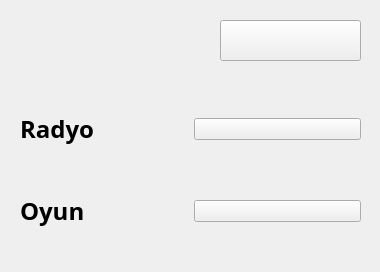
<?xml version="1.0" encoding="UTF-8"?>
<ui version="4.0">
 <class>MainWindow</class>
 <widget class="QWidget" name="MainWindow">
  <property name="geometry">
   <rect>
    <x>0</x>
    <y>0</y>
    <width>380</width>
    <height>272</height>
   </rect>
  </property>
  <property name="windowTitle">
   <string>MaM Sense</string>
  </property>
  <property name="windowIcon">
   <iconset>
    <normaloff>icons/MAMLOGO.png</normaloff>icons/MAMLOGO.png</iconset>
  </property>
  <widget class="QWidget" name="centralwidget" native="true">
   <property name="geometry">
    <rect>
     <x>0</x>
     <y>0</y>
     <width>380</width>
     <height>400</height>
    </rect>
   </property>
   <widget class="QLabel" name="label">
    <property name="geometry">
     <rect>
      <x>20</x>
      <y>10</y>
      <width>151</width>
      <height>51</height>
     </rect>
    </property>
    <property name="text">
     <string/>
    </property>
    <property name="pixmap">
     <pixmap>icons/MAMSENSE.png</pixmap>
    </property>
    <property name="scaledContents">
     <bool>true</bool>
    </property>
   </widget>
   <widget class="QPushButton" name="pushButton_73">
    <property name="geometry">
     <rect>
      <x>220</x>
      <y>20</y>
      <width>141</width>
      <height>41</height>
     </rect>
    </property>
    <property name="font">
     <font>
      <family>Century Gothic</family>
      <pointsize>20</pointsize>
      <weight>75</weight>
      <bold>true</bold>
     </font>
    </property>
    <property name="text">
     <string/>
    </property>
    <property name="icon">
     <iconset>
      <normaloff>icons/back.png</normaloff>icons/back.png</iconset>
    </property>
    <property name="iconSize">
     <size>
      <width>32</width>
      <height>32</height>
     </size>
    </property>
   </widget>
   <widget class="QWidget" name="gridLayoutWidget">
    <property name="geometry">
     <rect>
      <x>20</x>
      <y>70</y>
      <width>341</width>
      <height>201</height>
     </rect>
    </property>
    <layout class="QGridLayout" name="gridLayout">
     <item row="1" column="1">
      <widget class="QPushButton" name="gamesButton">
       <property name="text">
        <string/>
       </property>
       <property name="icon">
        <iconset>
         <normaloff>icons/go.png</normaloff>icons/go.png</iconset>
       </property>
       <property name="iconSize">
        <size>
         <width>32</width>
         <height>32</height>
        </size>
       </property>
      </widget>
     </item>
     <item row="0" column="1">
      <widget class="QPushButton" name="radioButton">
       <property name="text">
        <string/>
       </property>
       <property name="icon">
        <iconset>
         <normaloff>icons/go.png</normaloff>icons/go.png</iconset>
       </property>
       <property name="iconSize">
        <size>
         <width>32</width>
         <height>32</height>
        </size>
       </property>
      </widget>
     </item>
     <item row="1" column="0">
      <widget class="QLabel" name="label_4">
       <property name="font">
        <font>
         <family>Century Gothic</family>
         <pointsize>18</pointsize>
         <weight>75</weight>
         <bold>true</bold>
        </font>
       </property>
       <property name="text">
        <string>Oyun</string>
       </property>
      </widget>
     </item>
     <item row="0" column="0">
      <widget class="QLabel" name="label_2">
       <property name="font">
        <font>
         <family>Century Gothic</family>
         <pointsize>18</pointsize>
         <weight>75</weight>
         <bold>true</bold>
        </font>
       </property>
       <property name="text">
        <string>Radyo</string>
       </property>
      </widget>
     </item>
    </layout>
   </widget>
  </widget>
 </widget>
 <resources/>
 <connections/>
</ui>
